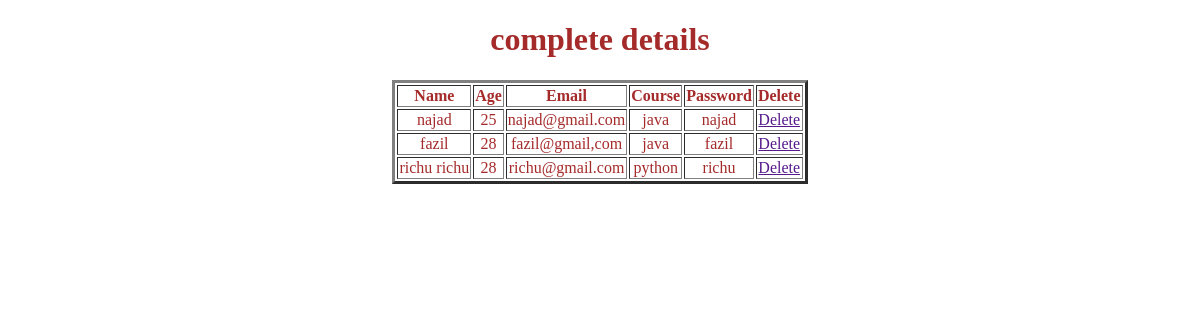
The app's page /fetch_data1/, older data.
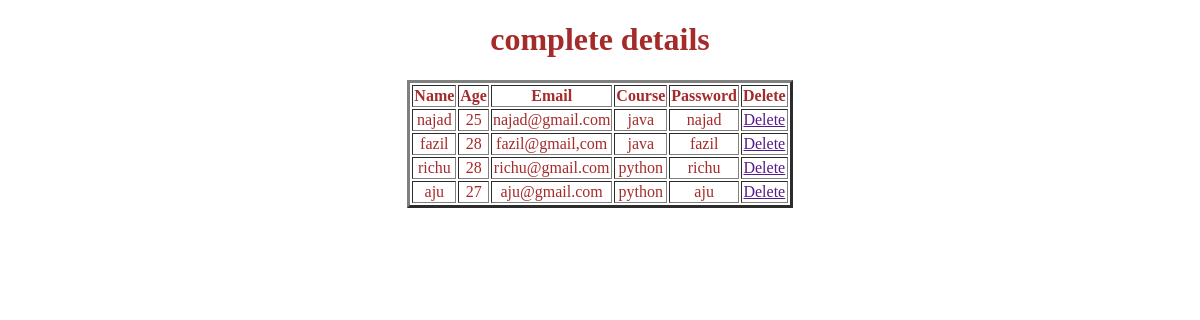
The same page, newer data.
### myapp/models.py (models this page shows, shortened)
class Student(models.Model) :
    name = models.CharField(max_length=100)
    age = models.IntegerField()
    age = models.IntegerField()
    email = models.EmailField()
    course = models.CharField(max_length=100)
    password = models.CharField(max_length=100)
    class Meta :
        db_table = "student"

### myapp/views.py (the view)
# urls.py: path( 'fetch_data1/',views.fetch_data1),
def fetch_data1(request) :
    s=Student.objects.all()
    return render(request , "fetch_data1.html" , {"data": s})

### myapp/templates/fetch_data1.html (shortened to what this page needs)
<!DOCTYPE html>
<html lang="en">
<head>
</head>
<body style="color: brown; text-align: center;">
    <h1>complete details</h1>
    <table border="3" align="center" >
        <th>Name</th>
        <th>Age</th>
        <th>Email</th>
        <th>Course</th>
        <th>Password</th>
        <th>Delete</th>
        {% for i in data %}
        <tr>
            <td>{{i.name}}</td>
            <td>{{i.age}}</td>
            <td>{{i.email}}</td>
            <td>{{i.course}}</td>
            <td>{{i.password}}</td>
            <td><a href="">Delete</a></td>
        </tr>
        {% endfor %}
    </table>
</body>
</html>

Row changes from the older to the newer data that the page shows:
changed Student "richu": name "richu richu" → "richu"
added Student: name "aju", age "27", email "aju@gmail.com", course "python", password "aju"
